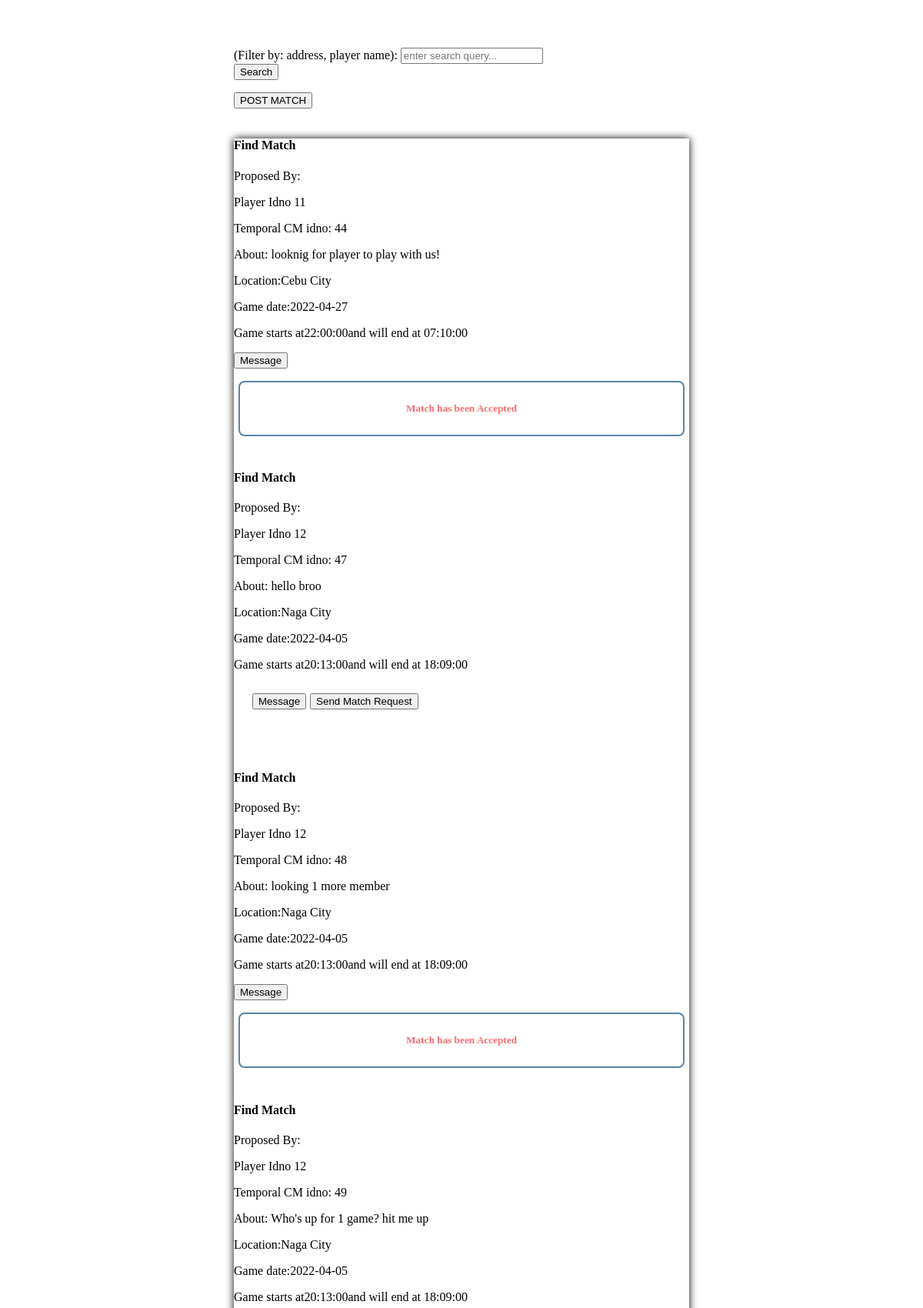
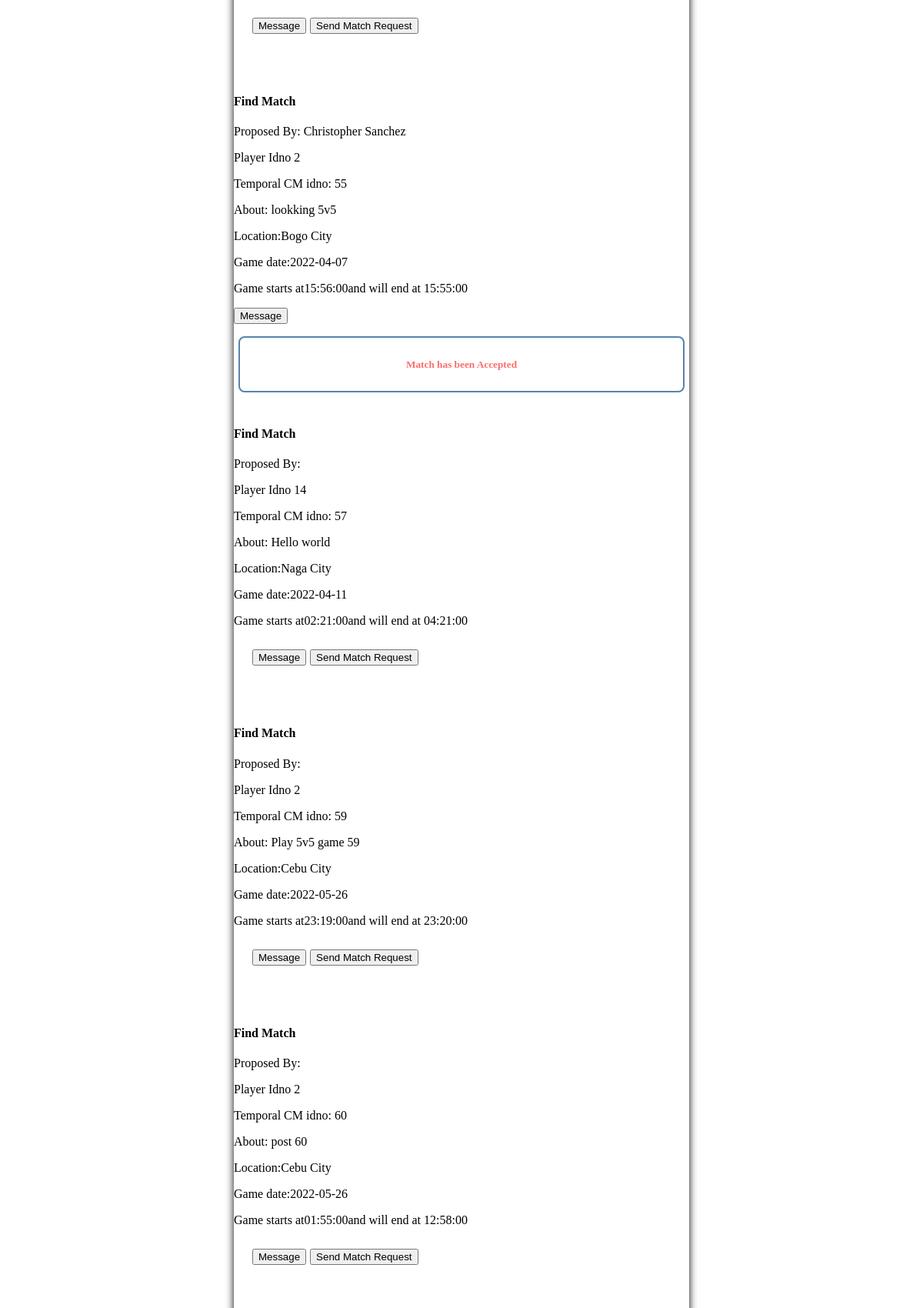
Page /findMatch_ses_state.php (upper part) on the committed database (2 pictures, top to bottom).
### tables this page shows
CREATE TABLE `casual_matches` (
  `cm_idno` int(10) NOT NULL,
  `user_idno` int(10) NOT NULL,
  `cm_desc` varchar(300) NOT NULL,
  `cm_location` varchar(50) NOT NULL,
  `cm_date_posted` timestamp NOT NULL DEFAULT current_timestamp() ON UPDATE current_timestamp(),
  `cm_date_game` date NOT NULL,
  `cm_start_time` time NOT NULL,
  `cm_end_time` time NOT NULL,
  `mr_fullname` varchar(30) NOT NULL,
  `match_status` varchar(25) NOT NULL
);

### findMatch_ses_state.php (the view, shortened to what this page needs)
<?php
    $sqlSelectCm = "SELECT * FROM casual_matches";
    $resultRenderQ = mysqli_query($conn, $sqlSelectCm);
 ?>
  <div class="input-group search-container">
    <form method="GET" action="searchMatch_set_state.php" class="form-control">
  <div class="input-group">
  <label for="exampleFormControlSelect1"> (Filter by: address, player name): </label>
   <input type="text" name="cmCitySearch" class="form-group" placeholder="enter search query...">
  </div>
    <input type="submit" name="btnSearch" class="btn btn-outline-primary" value="Search">
    </form>
     <button type="button" class="btn btn-outline-primary" data-toggle="modal" data-target="#postModal">
  POST MATCH
</button>
 </div>
<div class="post-main-container">
  <?php
  while ($row = mysqli_fetch_array($resultRenderQ)) {
      if ($row['user_idno'] != $sesIdno && $row['match_status'] != 'Accept') {
       echo "<div class='column'>";
       echo "<div class='col-sm-12'>";
       echo "<div class='card'>";
       echo "<div class='card-body'>";
       echo "<h4 class='card-title'>Find Match</h4>";
       echo "<p class='card-text'>" . 'Proposed By: ' . $row['mr_fullname'] . "</p>";
       echo  "Player Idno" .  " " . $row['user_idno'];
       echo "<p class='card-text'>" . "Temporal CM idno: " . $row['cm_idno'] . "</p> ";
       echo  "<p class='card-text'>" . "About: "  . $row['cm_desc'] . "</p>";
       echo   "<p class='card-text'>" . 'Location:' . $row['cm_location'] . "</p>";
       echo   "<p class='card-text'>" . 'Game date:' . $row['cm_date_game'] . "</p>";
       echo  "<p class='card-text'>" . "Game starts at" . $row['cm_start_time'] . "and will end at " . $row['cm_end_time'] . "</p>";
        echo "<div class='btn-container'>";
        echo "<form method='POST' action='findMatchChat.php'>";
        echo "<input type='submit' class='btn btn-outline-primary' name='btnChatMatch' data-toggle='modal' data-target='#chatModal' value='Message' id='btnChat'>";
        echo "</form>";
        echo "<form action='findMatch_ses_state.php' method='POST'>";
        echo "<input type='submit' name='btnSendMatch' class='btn btn-outline-primary btn-mar' id='btnSendMatchRequest' value='Send Match Request'>";
        echo "</form>";
        echo "</div>";
       echo "</div>";
       echo "</div>";
       echo "</div>";
       echo "</div>";
      echo "<br>";
      } else if($row['match_status'] === 'Accept') {
      echo "<div class='column accpt-container-main'>";
       echo "<div class='col-sm-12'>";
       echo "<div class='card'>";
       echo "<div class='card-body'>";
       echo "<h4 class='card-title'>Find Match</h4>";
       echo "<p class='card-text'>" . 'Proposed By: ' . $row['mr_fullname'] . "</p>";
       echo  "Player Idno" .  " " . $row['user_idno'];
       echo "<p class='card-text'>" . "Temporal CM idno: " . $row['cm_idno'] . "</p> ";
       echo  "<p class='card-text'>" . "About: "  . $row['cm_desc'] . "</p>";
       echo   "<p class='card-text'>" . 'Location:' . $row['cm_location'] . "</p>";
       echo   "<p class='card-text'>" . 'Game date:' . $row['cm_date_game'] . "</p>";
       echo  "<p class='card-text'>" . "Game starts at" . $row['cm_start_time'] . "and will end at " . $row['cm_end_time'] . "</p>";
        echo "<div>";
        echo "<form method='POST' action='findMatchChat.php'>";
        echo "<input type='submit' class='btn btn-outline-primary' name='btnChatMatch' data-toggle='modal' data-target='#chatModal' value='Message' id='btnChat'>";
        echo "</form>";
        echo "<div class='match-accepted-container'>". "<h5>" . "Match has been Accepted" . "</h5>" . "</div>";
        echo "</div>";
       echo "</div>";
       echo "</div>";
       echo "</div>";
       echo "</div>";
          echo "<br>";
      }
  }
 ?>
</div>

### findMatch_ses_state.php (style rules this page uses)
.post-main-container { width:50%; margin:auto; box-shadow: 0 0 10px; }
.match-accepted-container { border: 2px solid #5584AC; padding: 4px; border-radius: .5em; text-align: center; color: #FF6B6B; margin: 6px; }
.search-container { width: 50%; margin: auto; }
.btn-container { display: flex; margin: 12px; padding: 12px; }
.btn-mar { margin-left: 5px; }

### rows in the picture
casual_matches: user_idno "11", cm_idno "44", cm_desc "looknig for player to play with us!", cm_location "Cebu City", cm_date_game "2022-04-27", cm_start_time "22:00:00", cm_end_time "07:10:00"
casual_matches: user_idno "12", cm_idno "47", cm_desc "hello broo", cm_location "Naga City", cm_date_game "2022-04-05", cm_start_time "20:13:00", cm_end_time "18:09:00"
casual_matches: user_idno "12", cm_idno "48", cm_desc "looking 1 more member", cm_location "Naga City", cm_date_game "2022-04-05", cm_start_time "20:13:00", cm_end_time "18:09:00"
casual_matches: user_idno "12", cm_idno "49", cm_desc "Who's up for 1 game? hit me up", cm_location "Naga City", cm_date_game "2022-04-05", cm_start_time "20:13:00", cm_end_time "18:09:00"
casual_matches: mr_fullname "Christopher Sanchez", user_idno "2", cm_idno "55", cm_desc "lookking 5v5", cm_location "Bogo City", cm_date_game "2022-04-07", cm_start_time "15:56:00", cm_end_time "15:55:00"
casual_matches: user_idno "14", cm_idno "57", cm_desc "Hello world", cm_location "Naga City", cm_date_game "2022-04-11", cm_start_time "02:21:00", cm_end_time "04:21:00"
casual_matches: user_idno "2", cm_idno "59", cm_desc "Play 5v5 game 59", cm_location "Cebu City", cm_date_game "2022-05-26", cm_start_time "23:19:00", cm_end_time "23:20:00"
casual_matches: user_idno "2", cm_idno "60", cm_desc "post 60", cm_location "Cebu City", cm_date_game "2022-05-26", cm_start_time "01:55:00", cm_end_time "12:58:00"
